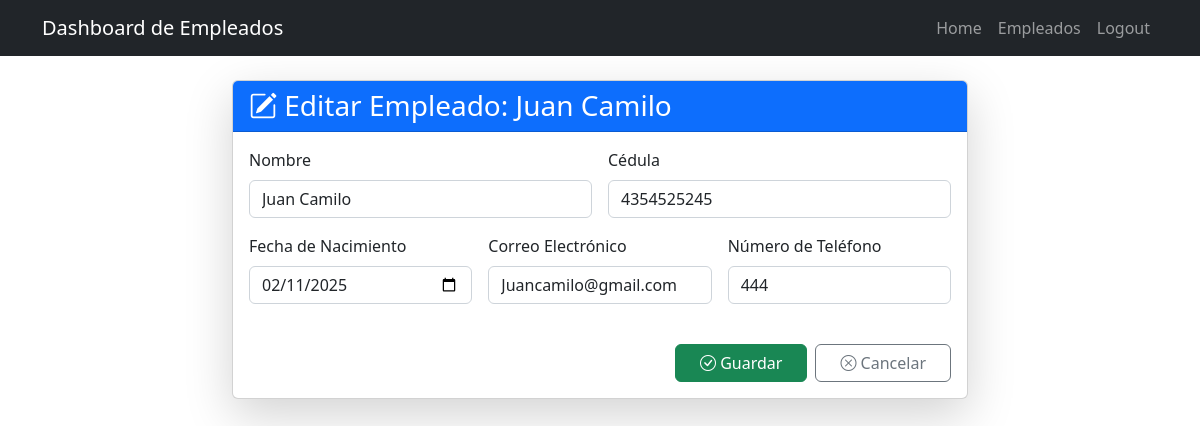
Page /employees/2/update/ (signed in) on the committed database.
### employees/models.py (models this page shows, shortened)
class Employess(models.Model):
    name = models.CharField(max_length=200)
    DNI = models.CharField(max_length=20)   # en vez de IntegerField
    created = models.DateTimeField(auto_now_add=True)
    birthdate = models.DateField(null=True, blank=True)  # Cambiado a DateField
    email = models.EmailField(max_length=100)  # Cambiado a EmailField
    phone = models.CharField(max_length=20) # en vez de IntegerField
    user = models.ForeignKey(User, on_delete=models.CASCADE)

### employees/views.py (the view)
# urls.py: path('employees/<int:pk>/update/', EmployeeUpdateView.as_view(), name='update_employee'),
class EmployeeUpdateView(LoginRequiredMixin, UpdateView):
    model = Employess
    form_class = EmployessForm
    template_name = 'employee_form.html'
    success_url = reverse_lazy('employees')

### employees/forms.py (shortened to what this page needs)
class EmployessForm(forms.ModelForm):
    class Meta:
        model = Employess
        fields = ['name', 'DNI', 'birthdate', 'email', 'phone']
        widgets = {
            'name': forms.TextInput(attrs={'class': 'form-control'}),
            'DNI': forms.NumberInput(attrs={'class': 'form-control'}),
            'birthdate': forms.DateInput(attrs={'class': 'form-control', 'type': 'date'}),
            'email': forms.EmailInput(attrs={'class': 'form-control'}),
            'phone': forms.NumberInput(attrs={'class': 'form-control'}),
        }

### employees/templates/employee_form.html (shortened to what this page needs)
{% extends "base.html" %}
{% block content %}
<div class="container mt-4">
  <div class="row justify-content-center">
    <div class="col-md-8">
      <div class="card shadow-lg">
        <div class="card-header bg-primary text-white">
          <h3 class="card-title mb-0">
            <i class="bi bi-pencil-square"></i> Editar Empleado: {{ object.name }}
          </h3>
        </div>
        <div class="card-body">
          <form method="POST">
            <div class="row g-3">
              <div class="col-md-6">
                <div class="mb-3">
                  <label for="{{ form.name.id_for_label }}" class="form-label">Nombre</label>
                  {{ form.name }}
                </div>
              </div>
              <div class="col-md-6">
                <div class="mb-3">
                  <label for="{{ form.DNI.id_for_label }}" class="form-label">Cédula</label>
                  {{ form.DNI }}
                </div>
              </div>
            </div>
            <div class="row g-3">
              <div class="col-md-4">
                <div class="mb-3">
                  <label for="{{ form.birthdate.id_for_label }}" class="form-label">Fecha de Nacimiento</label>
                  {{ form.birthdate }}
                </div>
              </div>
              <div class="col-md-4">
                <div class="mb-3">
                  <label for="{{ form.email.id_for_label }}" class="form-label">Correo Electrónico</label>
                  {{ form.email }}
                </div>
              </div>
              <div class="col-md-4">
                <div class="mb-3">
                  <label for="{{ form.phone.id_for_label }}" class="form-label">Número de Teléfono</label>
                  {{ form.phone }}
                </div>
              </div>
            </div>
             <div class="d-flex justify-content-end mt-4">
                 <button type="submit" class="btn btn-success px-4 me-2">
                   <i class="bi bi-check-circle"></i> Guardar
                 </button>
                <a href="{% url 'employees' %}" class="btn btn-outline-secondary px-4">
                  <i class="bi bi-x-circle"></i> Cancelar
                </a>
              </div>
          </form>
        </div>
      </div>
    </div>
  </div>
</div>
{% endblock %}

### rows in the picture
Employess: name "Juan Camilo", DNI "4354525245", birthdate "02/11/2025", email "Juancamilo@gmail.com", phone "444"
